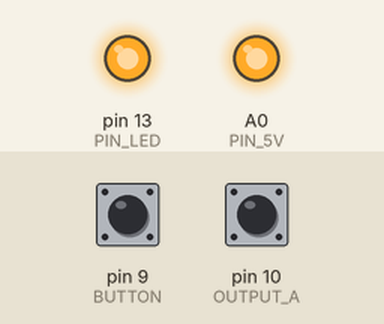
Simulated run of this sketch. Board: SparkFun Pro Micro, built with avr-gcc and run on an emulated ATmega32U4. On the bench: output pins drawn as LEDs (lit = HIGH). Inputs (shaded band) come from the test bench; at power-on: pin 9 (BUTTON) HIGH, pin 10 (OUTPUT_A) HIGH. USB keyboard and mouse output is not drawn.

Above: at 1.2 s.
1.3 s: pin 9 (BUTTON) pulled LOW for 3.2 s
At 5.1 s:
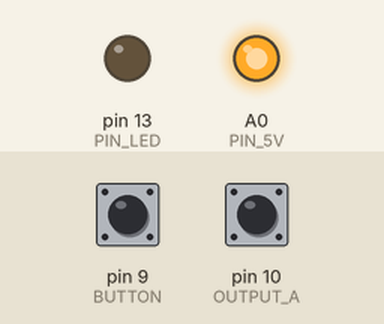
Timing chart, 0 to 6.6 s (numbered marks = the images above; inputs shaded):
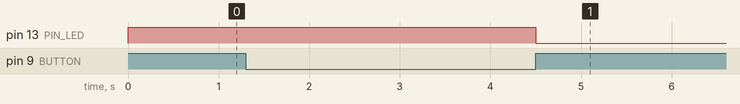

Measured:
- after the input at 1.3 s, pin 13 (PIN_LED): HIGH → LOW after 3.2 s

The sketch:

Premere_LightRoom_Multifunction_Beetle.ino
```cpp
// [ Instruction ]
//Youtube https://youtu.be/FACm5D3bskQ
//Manual https://sites.google.com/view/100happythings/15-premiere-pro-dial-diy
//Source Code https://github.com/happythingsmaker/PremiereProDialDIY
//3D Printing File https://www.thingiverse.com/thing:2810760

//[ Parts and Tools ]
//Rotational encoder with switch http://ebay.to/2t6I0f4  ($1)
//Arduino pro micro http://ebay.to/2oxvIrw ($4.9)
//Non Slip Rubber http://ebay.to/2oyFGc1 ($0.5)

// Resolution : some encoder is too sensitive. this reduces sensitivity.
#define RESOLUTION 2

// include a Keyboard library
#include "Keyboard.h"

// From here, text "OUTPUT_B" is going to be replaced with "D11".
#define  OUTPUT_B 11

// "OUTPUT_A" is going to be replaced with "D10".
#define  OUTPUT_A 10

// "BUTTON" is going to be replaced with "D9".
#define  BUTTON 9

// "PIN_5V" is going to be replaced with "A0".
#define PIN_5V  A0

// "PIN_GND" is going to be replaced with "A1".
#define PIN_GND  A1

// "PIN_LED" is going to be replaced with "13".
#define PIN_LED  13


// Declare variables aState, aLastState for checking the state of OUTPUT_A of the encoder
bool aState;

// We need to save the previous state of OUTPUT_A
bool aLastState;

// this variable for check the state of button.
// in order to prevent the button from chattering, we need to check the first moment the button is pressed.
// Becasue when a button pressed, the button usually sends a lot of signals.
// So, we need to ignore following noise signals for a while.
bool lastButtonState = 0;

// mode selection
#define PREMIERE_MODE 0
#define LIGHTROOM_MODE 1
int mode = PREMIERE_MODE;
const int numMode = 2;

// void setup(){} function is for one time setting
void setup() {

  // in order to use the Keyboard library, begin() is necessary
  Keyboard.begin();

  // OUTPUT_A is for INPUT
  pinMode(OUTPUT_A, INPUT_PULLUP);

  // OUTPUT_B is for INPUT
  pinMode(OUTPUT_B, INPUT_PULLUP);

  // BUTTON is for INPUT
  // Most pin has thier own pull-up resistor.
  // INPUT_PULLUP makes the pin high.
  // a leg of button is connected with this pin and GND
  // when the button is not pressed, the pin reads HIGH signal because of this PULL-UP
  // when the button is pressed, pin is going to be LOW which means "pressed"
  pinMode(BUTTON, INPUT_PULLUP);

  // PIN_5V is for OUTPUT
  // This pin is used for giving 5V to the encoder.
  // normally, 5v is coming from VCC, but, I didn't want to use any wires
  // So, this is a kind of trick, but it works well.
  pinMode(PIN_5V, OUTPUT);
  digitalWrite(PIN_5V, HIGH);

  // PIN_GND is for OUTPUT
  // This pin is used for giving GND to the encoder.
  // normally, GND is coming from GND, but, I didn't want to use any wires
  // So, this is a kind of trick, but it works well.
  pinMode(PIN_GND, OUTPUT);
  digitalWrite(PIN_GND, LOW);

  // read a signal from OUTPUT_A
  // this is for initialization
  aLastState = digitalRead(OUTPUT_A);

  pinMode(PIN_LED, OUTPUT);
}

// in order to prevent chattering, we need to check the moment when was the last click moment
// for 1000ms, we will ignore all signals
long lastClickTime = 0;
long tempCount = 0;

// this loop() function repeats its code eternally
void loop() {

  digitalWrite(PIN_LED, (mode+1) % 2);

  //read signal from OUTPUT_A and save its state to aState
  aState = digitalRead(OUTPUT_A);

  // if aLastState is not currentState, it meant there's something changed.
  if (aState != aLastState) {

    // read another pin's state.
    // if you want to know about the theory, watch this video
    // https://www.youtube.com/watch?v=v4BbSzJ-hz4
    if (digitalRead(OUTPUT_B) != aState) {
      rotateLeft();
    } else {
      rotateRight();
    }
    // save current State as last State
    aLastState = aState;
  }

  // read button (short or long)
  if (digitalRead(BUTTON) == LOW) {
    if (lastButtonState == LOW) {
      // LOW -> LOW : nothing to do

    } else {
      // HIGH-> LOW
      lastClickTime = millis();
      delay(300); // ignoring chattering

    }
    lastButtonState = LOW;
  } else {

    if (lastButtonState == LOW) {   // LOW -> HIGH : check whether long press or not
      if (millis() - lastClickTime >= 3000) {
        // long press : mode change
        changeMode();
      } else {
        // short press :
        pressButton();
      }
    }
    else {                          // HIGH -> HIGH : noting to do
    }
    lastButtonState = HIGH;
  }
}

void changeMode() {
  mode = ++mode % numMode;
}

void rotateLeft() {
  if (tempCount++ % RESOLUTION == 0) {
    if (mode == PREMIERE_MODE) {
      Keyboard.press(KEY_LEFT_ARROW);
    } else if (mode == LIGHTROOM_MODE) {
      Keyboard.press(KEY_UP_ARROW);
    }
    Keyboard.releaseAll();
  }
}

void rotateRight() {
  if (tempCount++ % RESOLUTION == 0) {
    if (mode == PREMIERE_MODE) {
      Keyboard.press(KEY_RIGHT_ARROW);
    } else if (mode == LIGHTROOM_MODE) {
      Keyboard.press(KEY_DOWN_ARROW);
    }
    Keyboard.releaseAll();
  }
}

void pressButton() {
  if (mode == PREMIERE_MODE) {
    Keyboard.print("c");
  } else if (mode == LIGHTROOM_MODE) {
    Keyboard.press(KEY_RIGHT_ARROW);
    Keyboard.releaseAll();
  }
}
```
